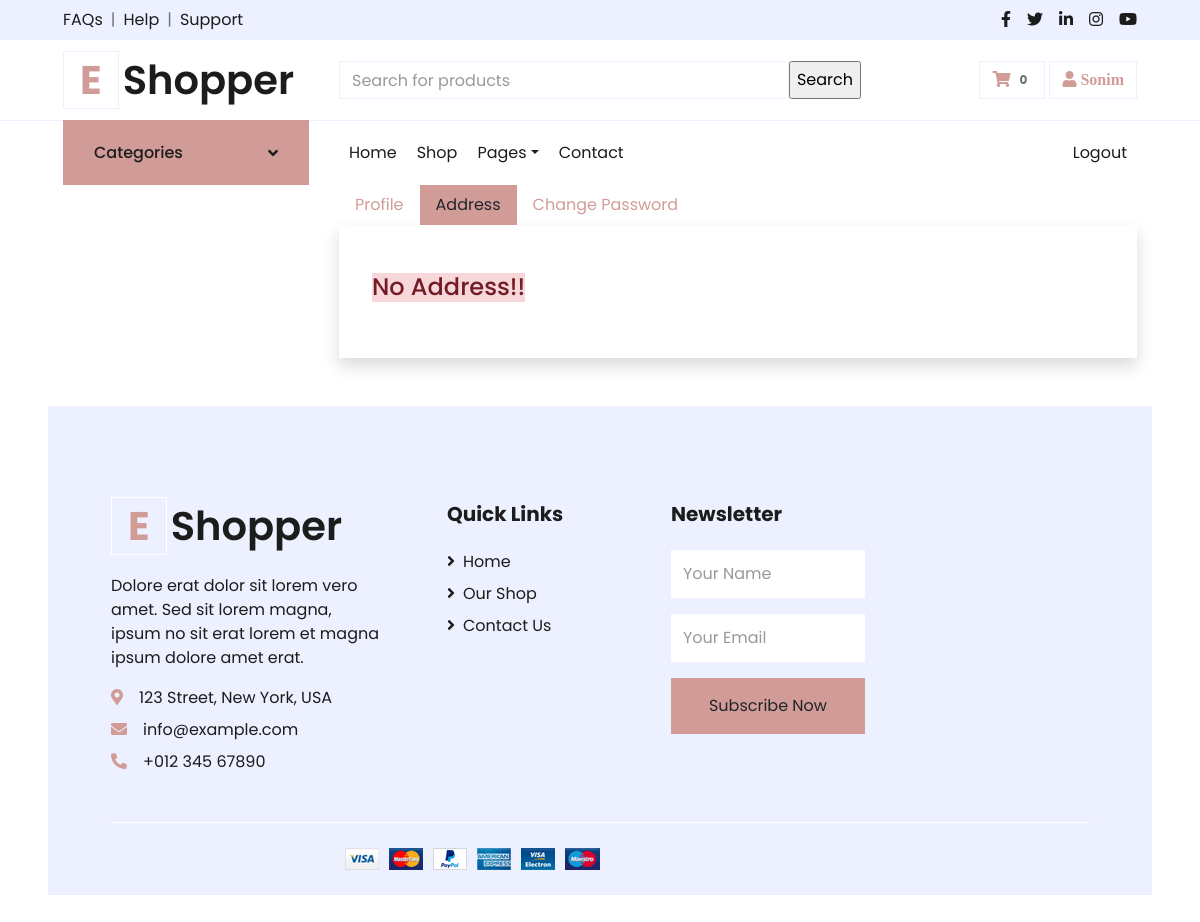
The app's page /address/ (signed in), older data.
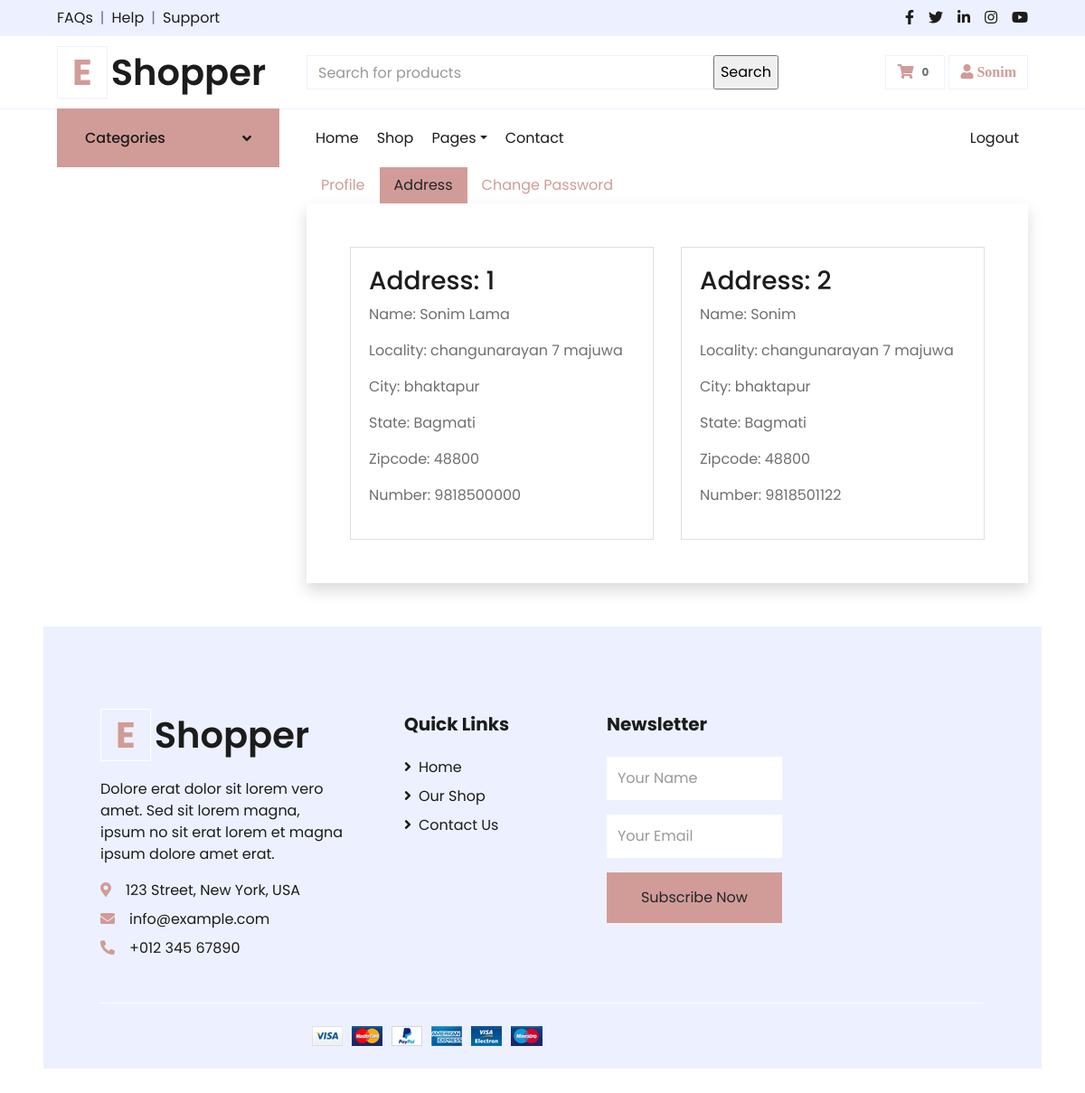
The same page, newer data.
### home/models.py (models this page shows)
class Customer(models.Model):
    user = models.ForeignKey(User,on_delete=models.CASCADE)
    name = models.CharField(max_length=150)
    locality = models.CharField(max_length=150)
    city = models.CharField(max_length=150)
    zipcode = models.IntegerField()
    state = models.CharField(choices=STATE_CHOICES,max_length=60)
    number = models.CharField(max_length=20,unique=True,null=True)

### home/views.py (the view)
# urls.py: path('address/',views.AddressView.as_view(),name='address'),
class AddressView(View):
    def get(self,request):
        address = Customer.objects.filter(user=request.user)
        products = Product.objects.all()
        data = {'categories': categories,'products':products,'addresses':address}
        return render(request,'address.html',data)

### template/address.html (shortened to what this page needs)
{% extends 'nav.html' %}
{% block content %}
        <nav class="nav nav-borders">
            <a class="nav-item nav-link {% if request.path == '/profile/' %} btn-primary {% endif %}" href="{% url 'profile' %}">Profile</a>
            <a class="nav-item nav-link {% if request.path == '/address/' %} btn-primary {% endif %}" href="{% url 'address' %}">Address</a>
            <a class="nav-item nav-link {% if request.path == '/passwordchange/' %} btn-primary {% endif %}" href="{% url 'passwordchange' %}">Change Password</a>
        </nav>
    <div class="container shadow p-5">
        <div class="row">
        {% for address in addresses %}
            <div class="col-sm-6">
                <div class="card">
                    <div class="card-body">
                        <H3>Address: {{forloop.counter}}</H3>
                        <p> Name: {{address.name}}</p>
                        <p> Locality: {{address.locality}}</p>
                        <p> City: {{address.city}}</p>
                        <p> State: {{address.state}}</p>
                        <p> Zipcode: {{address.zipcode}}</p>
                        <p> Number: {{address.number}}</p>
                    </div>
                </div>
            </div>
        {% empty %}
        <h4 class="alert-danger">No Address!!</h4>
        {% endfor %}
        </div>
    </div>
{% endblock content %}

### template/nav.html (shortened to what this page needs)
<!DOCTYPE html>
<html lang="en">
<head>
    <link href="https://cdnjs.cloudflare.com/ajax/libs/font-awesome/5.10.0/css/all.min.css" rel="stylesheet">
    <link href="/static/lib/owlcarousel/assets/owl.carousel.min.css" rel="stylesheet">
    <link href="/static/css/style.css" rel="stylesheet">
</head>
<body>
    <div class="container-fluid">
        <div class="row bg-secondary py-2 px-xl-5">
            <div class="col-lg-6 d-none d-lg-block">
                <div class="d-inline-flex align-items-center">
                    <a class="text-dark" href="">FAQs</a>
                    <span class="text-muted px-2">|</span>
                    <a class="text-dark" href="">Help</a>
                    <span class="text-muted px-2">|</span>
                    <a class="text-dark" href="">Support</a>
                </div>
            </div>
            <div class="col-lg-6 text-center text-lg-right">
                <div class="d-inline-flex align-items-center">
                    <a class="text-dark px-2" href="">
                        <i class="fab fa-facebook-f"></i>
                    </a>
                    <a class="text-dark px-2" href="">
                        <i class="fab fa-twitter"></i>
                    </a>
                    <a class="text-dark px-2" href="">
                        <i class="fab fa-linkedin-in"></i>
                    </a>
                    <a class="text-dark px-2" href="">
                        <i class="fab fa-instagram"></i>
                    </a>
                    <a class="text-dark pl-2" href="">
                        <i class="fab fa-youtube"></i>
                    </a>
                </div>
            </div>
        </div>
        <div class="row align-items-center py-3 px-xl-5">
            <div class="col-lg-3 d-none d-lg-block">
                <a href="{% url 'home' %}" class="text-decoration-none">
                    <h1 class="m-0 display-5 font-weight-semi-bold"><span class="text-primary font-weight-bold border px-3 mr-1">E</span>Shopper</h1>
                </a>
            </div>
            <div class="col-lg-6 col-6 text-left">
                <form method="GET">
                    <div class="input-group">
                        <input type="text" class="form-control" name="product_name" placeholder="Search for products"/>
                        <input type="submit" value="Search"/>
                    </div>
                </form>
            </div>
            {% if request.user.is_authenticated %}
            <div class="col-lg-3 col-6 text-right">
                <a href="{% url 'shoppingCart' %}" class="btn border">
                    <i class="fas fa-shopping-cart text-primary"></i>
                    <span class="badge">{{cart_objs_num | length}}</span>
                </a>
                <a href="{% url 'profile' %}" class="btn border" color="red">
                    <i class="fa fa-user text-primary"> {{user.username | capfirst}}</i>
                </a>
            </div>
            {% endif %}
        </div>
    </div>
    <div class="container-fluid mb-5">
        <div class="row border-top px-xl-5">
            <div class="col-lg-3 d-none d-lg-block">
                <a class="btn shadow-none d-flex align-items-center justify-content-between bg-primary text-white w-100" data-toggle="collapse" href="#navbar-vertical" style="height: 65px; margin-top: -1px; padding: 0 30px;">
                    <h6 class="m-0">Categories</h6>
                    <i class="fa fa-angle-down text-dark"></i>
                </a>
            </div>
            <div class="col-lg-9">
                <nav class="navbar navbar-expand-lg bg-light navbar-light py-3 py-lg-0 px-0">
                    <div class="collapse navbar-collapse justify-content-between" id="navbarCollapse">
                        <div class="navbar-nav mr-auto py-0">
                            <a href="{% url 'home' %}" class="nav-item nav-link {% if request.path == '/' %} active {% endif %}">Home</a>
                            <a href="{% url 'shop' %}" class="nav-item nav-link{% if request.path == '/shop/' %} active {% endif %}">Shop</a>
                            {% if request.user.is_authenticated %}
                            <div class="nav-item dropdown">
                                <a href="#" class="nav-link dropdown-toggle" data-toggle="dropdown">Pages</a>
                            </div>
                            {% endif %}
                            <a href="{% url 'contact' %}" class="nav-item nav-link {% if request.path == '/contact/' %} active {% endif %}">Contact</a>
                        </div>
                        <div class="navbar-nav ml-auto py-0">
                            {% if user.is_authenticated %}
                            <a href="{% url 'logout' %}" class="nav-item nav-link">Logout</a>
                            {% else %}
                            <a href="{% url 'login' %}" class="nav-item nav-link">Login</a>
                            <a href="{% url 'customer-registration' %}" class="nav-item nav-link">Register</a>
                            {% endif %}
                        </div>
                    </div>
                </nav>
{% block content %}
{% endblock content %}
 </div>
 <div class="container-fluid bg-secondary text-dark mt-5 pt-5">
    <div class="row px-xl-5 pt-5">
        <div class="col-lg-4 col-md-12 mb-5 pr-3 pr-xl-5">
            <a href="" class="text-decoration-none">
                <h1 class="mb-4 display-5 font-weight-semi-bold"><span class="text-primary font-weight-bold border border-white px-3 mr-1">E</span>Shopper</h1>
            </a>
            <p>Dolore erat dolor sit lorem vero amet. Sed sit lorem magna, ipsum no sit erat lorem et magna ipsum dolore amet erat.</p>
            <p class="mb-2"><i class="fa fa-map-marker-alt text-primary mr-3"></i>123 Street, New York, USA</p>
            <p class="mb-2"><i class="fa fa-envelope text-primary mr-3"></i>info@example.com</p>
            <p class="mb-0"><i class="fa fa-phone-alt text-primary mr-3"></i>+012 345 67890</p>
        </div>
        <div class="col-lg-8 col-md-12">
            <div class="row">
                <div class="col-md-4 mb-5">
                    <h5 class="font-weight-bold text-dark mb-4">Quick Links</h5>
                    <div class="d-flex flex-column justify-content-start">
                        <a class="text-dark mb-2" href="{% url 'home' %}"><i class="fa fa-angle-right mr-2"></i>Home</a>
                        <a class="text-dark mb-2" href="{% url 'shop' %}"><i class="fa fa-angle-right mr-2"></i>Our Shop</a>
                        <a class="text-dark" href="{% url 'contact' %}"><i class="fa fa-angle-right mr-2"></i>Contact Us</a>
                    </div>
                </div>
                <div class="col-md-4 mb-5">
                    <h5 class="font-weight-bold text-dark mb-4">Newsletter</h5>
                    <form action="">
                        <div class="form-group">
                            <input type="text" class="form-control border-0 py-4" placeholder="Your Name" required="required" />
                        </div>
                        <div class="form-group">
                            <input type="email" class="form-control border-0 py-4" placeholder="Your Email"
                                required="required" />
                        </div>
                        <div>
                            <button class="btn btn-primary btn-block border-0 py-3" type="submit">Subscribe Now</button>
                        </div>
                    </form>
                </div>
            </div>
        </div>
    </div>
    <div class="row border-top border-light mx-xl-5 py-4">
        <div class="col-md-6 px-xl-0 text-center text-md-right">
            <img class="img-fluid" src="/static/img/payments.png" alt="">
        </div>
    </div>
</div>
</body>
</html>

Row changes from the older to the newer data that the page shows:
added Customer: name "Sonim Lama", locality "changunarayan 7 majuwa", city "bhaktapur", state "Bagmati", zipcode "48800", number "9818500000"
added Customer: name "Sonim", locality "changunarayan 7 majuwa", city "bhaktapur", state "Bagmati", zipcode "48800", number "9818501122"
Text that changed along with them:
text no longer shown: "No Address!!"
